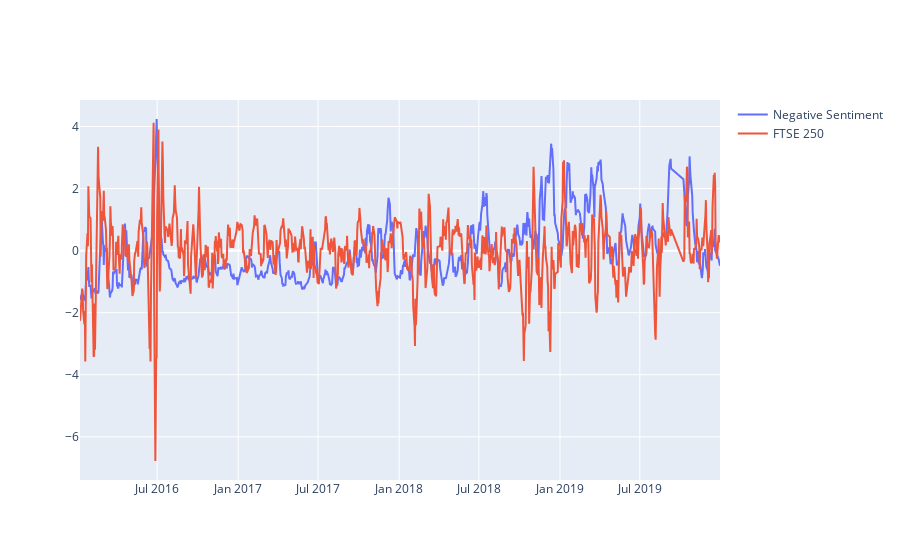

Notebook code for this chart:
### Code cell
mp.plot()

### Figure 1 — Plotly figure (JSON) as saved in the notebook; plotly's stock layout.template omitted (floating-point values rounded to 4 significant figures; data arrays with more than 128 entries replaced by an {"elided": "..."} marker saying what was removed)
{"data": [{"mode": "lines", "name": "Negative Sentiment", "type": "scatter", "x": {"elided": "961 str values"}, "y": {"elided": "961 float values"}}, {"mode": "lines", "name": "FTSE 250", "type": "scatter", "x": {"elided": "961 str values"}, "y": {"elided": "961 float values"}}], "layout": {}}
